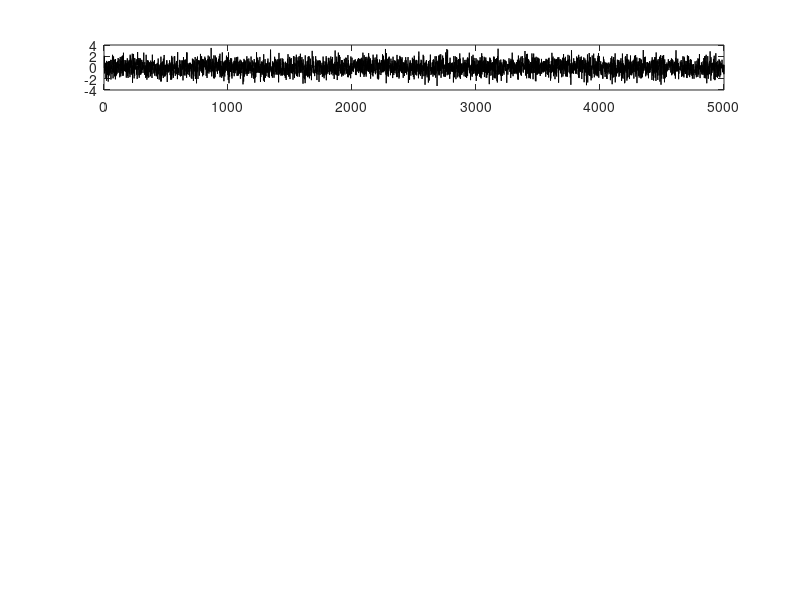

The MATLAB script that drew this image: (Note: this script raises an error after producing the figure.)
%% GLM tutorial
% This script is a tutorial for a very basic spiking Generalized Linear
% Model (GLM) similar to the one presented in Pillow et al 2008, but for a
% 1D noise stimulus instead of a spatiotemporal noise stimulus

addpath code
binSize=.001; % 1 ms bins
Duration=5; % seconds
nTimeBins=ceil(Duration/binSize);

Stim=randn(1,nTimeBins); % stimulus is gaussian white noise
% Stim=[zeros(1,100) ones(1, 800) zeros(1,100)]*1;
% Build temporal receptive field
nk=20; % number of bins to cover

% I used a difference of Gaussians to build the temporal kernel simply
% because it was easy. You could do something more sophisticated
tempRFfun=@(a,b,c,d,e) exp(-((1:nk)'-a).^2/b)-c*exp(-((1:nk)'-d).^2/e);

% baseline rate
baseline1=10*binSize; % baseline spikes per bin neuron 1
baseline2=15*binSize;  % baseline spikes per bin neuron 2

% stimulus filters
temporalRF1=5*tempRFfun(5,5,.5,8,10);
temporalRF2=5*tempRFfun(6,6,.1,10,8);

% history filters
historyFilt1=-tempRFfun(1,1,.4,2,2);
historyFilt2=-tempRFfun(1,3,.1,5,10);

% coupling filter
couple1_2=.3*tempRFfun(2,1,0,1,1);
couple2_1=.3*tempRFfun(2,2,0,1,1);

% plot this neuron
figure(1);clf
subplot(1,3,1)
plot(1:nk, temporalRF1, 1:nk, temporalRF2);
legend({'Neuron 1 RF', 'Neuron 2 RF'}, 'Location', 'Best')

subplot(1,3,2)
plot(1:nk, historyFilt1, 1:nk, historyFilt2);
legend({'Neuron 1 Hist', 'Neuron 2 Hist'}, 'Location', 'Best')

subplot(1,3,3)
plot(1:nk, couple1_2, 1:nk, couple2_1)

%% simulate GLM
kTx1=filter(temporalRF1, 1, Stim); % filter stimulus with temporal RF
kTx2=filter(temporalRF2, 1, Stim); % filter stimulus with temporal RF
% run 'help filter' to see how this implemented causal filtering
plotIt=0;


sp1=zeros(nTimeBins,1);
sp2=zeros(nTimeBins,1);

% preallocate history contribution to spike rate
hdot1=zeros(nTimeBins,1);
hdot2=zeros(nTimeBins,1);

% preallocate coupling contribution to spike rate
cdot1=zeros(nTimeBins,1);
cdot2=zeros(nTimeBins,1);

% preallocate conditional intensity (spike rate)
lambda1=zeros(nTimeBins,1);
lambda2=zeros(nTimeBins,1);

% build nonlinearity for neuron 1 and 2
g1=@(x) exp(x); % exponential
g2=@(x) 10*max(x,0); % rectified linear

figure(1); clf
subplot(6,1,1)
plot(Stim, 'k'); hold on
h=plot([t t], ylim, 'r');
% generate from a poisson process using independent Bernoulli draws for
% each bin (with probability p=rate*binSize)
t=1;
while t <= nTimeBins
    
    
    
    
    if t==1
        lambda1(t) = g1(kTx1(t) + baseline1);
        lambda2(t) = g2(kTx2(t) + baseline2);
    else
        % neuron 1 probability of spiking depends on the recent stimulus, the
        % recent spiking activity of neuron 2 and the recent history of its own
        % spiking activity
        ix=t-(1:nk);
        validIx=ix>0;
        
        ix=ix(validIx);
        
        % contribution of history
        hdot1(t)=sp1(ix)'*historyFilt1(validIx);
        hdot2(t)=sp2(ix)'*historyFilt2(validIx);
        
        
        % contribution of coupling
        cdot1(t)=sp2(ix)'*couple2_1(validIx);
        cdot2(t)=sp1(ix)'*couple1_2(validIx);
        
        
        
        
        
        
        lambda1(t) = g1(kTx1(t) + hdot1(t) + cdot1(t) + baseline1);
        lambda2(t) = g2(kTx2(t) + hdot2(t) + cdot2(t) + baseline2);
        
        if plotIt && t <= 500
            subplot(6,1,1)
            set(h, 'XData', [t t])
            
            subplot(6,1,2)
            plot(1:t, kTx1(1:t), 'b', 1:t, kTx2(1:t), 'r')
            ylim([-1 1]*max(kTx1))
            xlim([1 500])
            
            subplot(6,1,3)
            plot(1:t, hdot1(1:t), 'b', 1:t, hdot2(1:t), 'r')
            ylim([-1 1]*max(1,max(hdot1)))
            xlim([1 500])
            
            subplot(6,1,4)
            plot(1:t, cdot1(1:t), 'b', 1:t, cdot2(1:t), 'r')
            ylim([-1 1]*max(.1, max(cdot1)))
            xlim([1 500])
            
            subplot(6,1,5)
            plot(1:t, lambda1(1:t), 'b', 1:t, lambda2(1:t), 'r')
            ylim([0 1]*max(.1, 2*median(lambda1)))
            xlim([1 500])
        end
        
    end
    
    
    % independent bernoulli draw in bin t
    sp1(t)=rand<lambda1(t)*binSize;
    sp2(t)=rand<lambda2(t)*binSize;
    
    if plotIt && t <= 500
        subplot(6,1,6)
        
        if sp1(t)
            plot([t t], [0 1], 'b'); hold on
        end
        if sp2(t)
            plot([t t], [1 2], 'r');
        end
        ylim([0 2])
        xlim([1 500]);
        
        drawnow
    end
    
    t=t+1;
    
end

%%
figure(2); clf
plot(xcorr(sp1, sp2, 100));

%%
[i,j]=find([sp1 sp2]);
plot(i,j, '.')


%% build design matrix

Xstim=makeStimRows(Stim', nk);
Xspk=makeStimRows([[sp1(2:end) sp2(2:end)]; [0 0]], nk);

b=glmfit(Xstim, sp1, 'Poisson', 'link', 'log');

	



